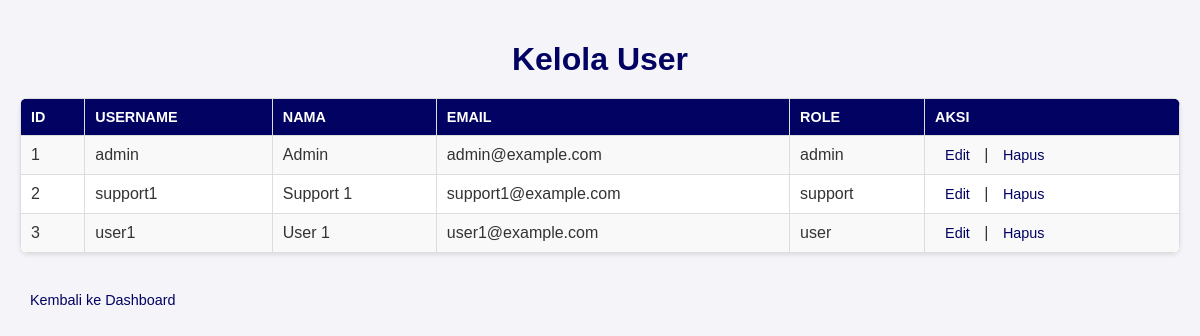
The page /admin/users.php (signed in) on the database its author committed.
### tables this page shows
CREATE TABLE `users` (
  `id` int(11) NOT NULL,
  `username` varchar(255) NOT NULL,
  `password` varchar(255) NOT NULL,
  `role` enum('admin','support','user') NOT NULL,
  `nama` varchar(255) NOT NULL,
  `email` varchar(255) NOT NULL
);

### admin/users.php (the view, shortened to what this page needs)
<?php
include '../includes/database.php';
$sql = "SELECT * FROM users ORDER BY id ASC";
$result = $conn->query($sql);
?>
<!DOCTYPE html>
<html>
<head>
  <link rel="stylesheet" type="text/css" href="users.css">
</head>
<body>
<h1>Kelola User</h1>
<table>
  <tr>
    <th>ID</th>
    <th>Username</th>
    <th>Nama</th>
    <th>Email</th>
    <th>Role</th>
    <th>Aksi</th>
  </tr>
  <?php while ($row = $result->fetch_assoc()): ?>
    <tr>
      <td><?php echo $row['id']; ?></td>
      <td><?php echo $row['username']; ?></td>
      <td><?php echo $row['nama']; ?></td>
      <td><?php echo $row['email']; ?></td>
      <td><?php echo $row['role']; ?></td>
      <td>
        <a href="edit_user.php?id=<?php echo $row['id']; ?>">Edit</a> |
        <a href="delete_user.php?id=<?php echo $row['id']; ?>" onclick="return confirm('Anda yakin ingin menghapus user ini?')">Hapus</a>
      </td>
    </tr>
  <?php endwhile; ?>
</table>
<br>
<a href="index.php">Kembali ke Dashboard</a>
</body>
</html>

### admin/users.css (style rules this page uses)
body { font-family: Arial, sans-serif; margin: 0; padding: 20px; background-color: #f4f4f9; color: #333; }
h1 { text-align: center; color: #020263; margin-bottom: 20px; }
table { width: 100%; border-collapse: collapse; margin: 20px 0; background-color: #fff; box-shadow: 0 2px 4px rgba(0, 0, 0, 0.1); border-radius: 8px; overflow: hidden; }
table th, table td { border: 1px solid #ddd; padding: 10px; text-align: left; }
table th { background-color: #020263; color: #fff; text-transform: uppercase; font-size: 0.9rem; }
table tr:nth-child(even) { background-color: #f9f9f9; }
a { color: #020263; text-decoration: none; font-size: 0.9rem; padding: 5px 10px; border-radius: 4px; transition: background-color 0.3s ease, color 0.3s ease; }

### rows shown on the page
users: id "1", username "admin", nama "Admin", email "admin@example.com", role "admin"
users: id "2", username "support1", nama "Support 1", email "support1@example.com", role "support"
users: id "3", username "user1", nama "User 1", email "user1@example.com", role "user"
